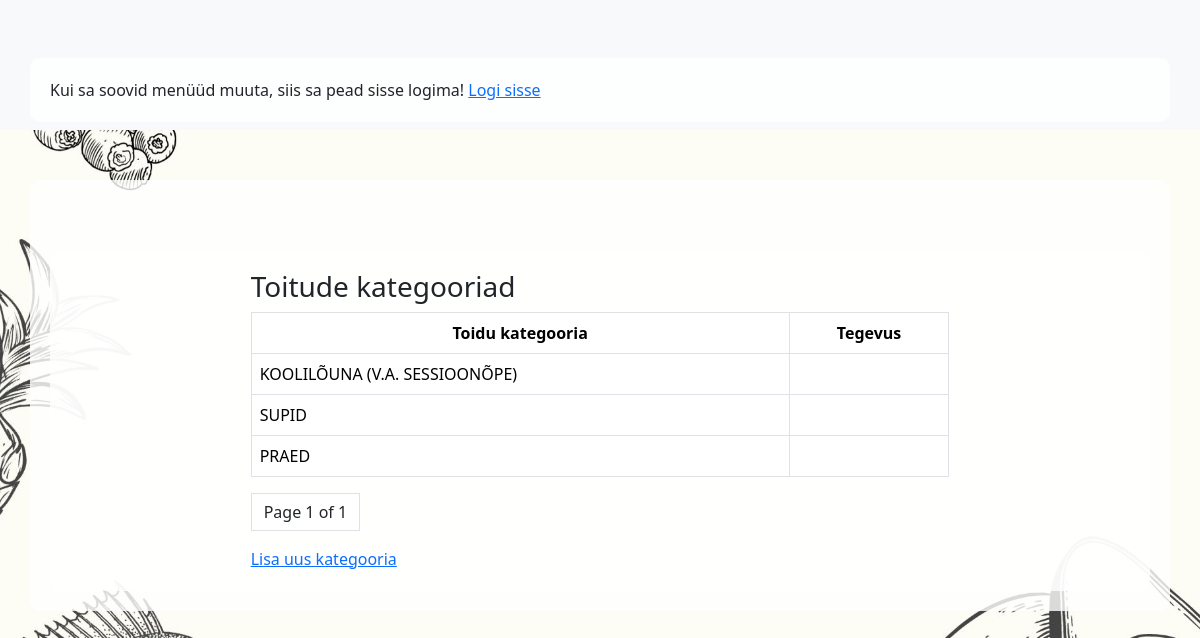
/app_admin/category_list/, run on an earlier commit of the app's database.
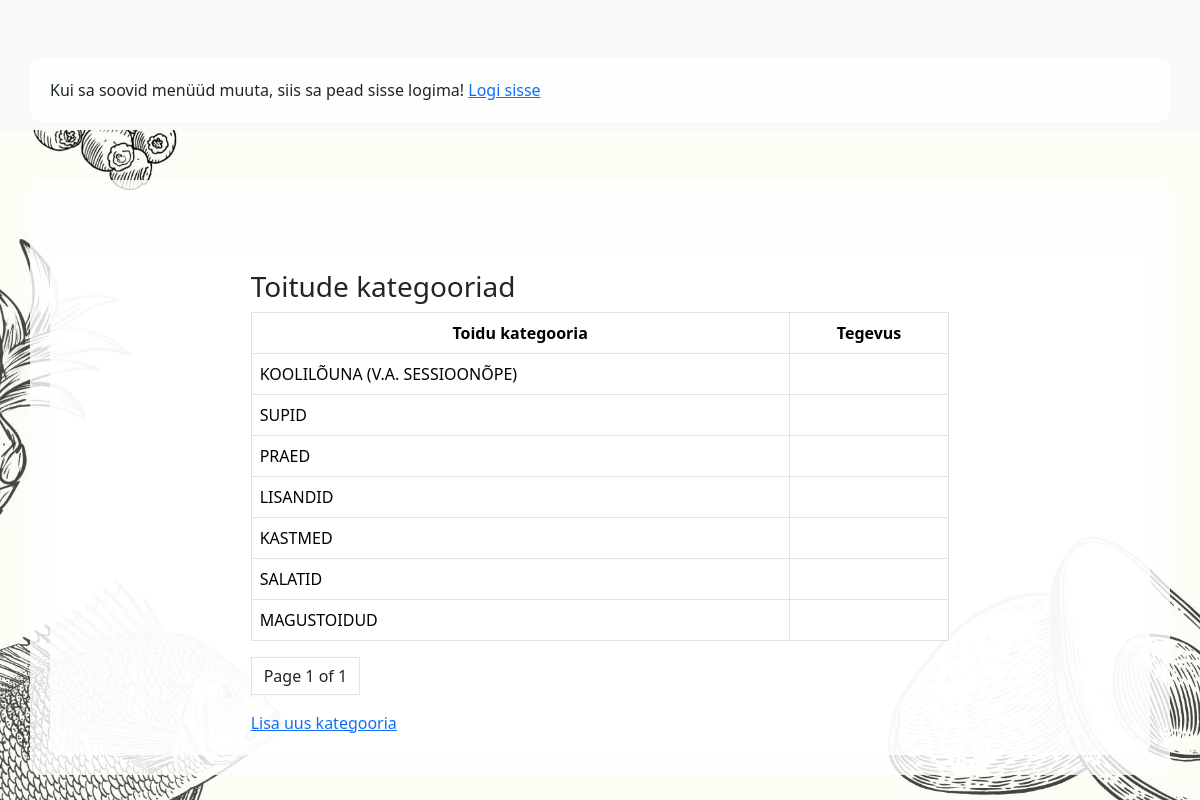
And on a later commit of the database.
### app_admin/models.py (models this page shows, shortened)
class Category(models.Model):
    number = models.PositiveIntegerField(verbose_name="Number")
    name = models.CharField(max_length=255, unique=True, verbose_name="Uue kategooria nimetus")

### app_admin/views.py (the view)
# urls.py: path('category_list/', views.CategoryListView.as_view(), name= 'category_list'),
class CategoryListView(ListView):
    template_name = 'app_admin/category_list.html'
    model = Category
    queryset = Category.objects.order_by('number')
    context_object_name = 'categories'
    paginate_by = 10

### app_admin/templates/app_admin/category_list.html (shortened to what this page needs)
{% extends 'base_admin.html' %}
{% block content %}
	<div class="container">
    <div class="row">
        <div class="col-8 mx-auto">
            <h3>Toitude kategooriad</h3>
            <table class="table table-bordered table-hover">
                <thead>
                <tr class="text-center">
                    <th>Toidu kategooria</th>
                    <th>Tegevus</th>
                </tr>
                </thead>
                <tbody>
                {% for category in categories %}
                	<tr>
                    <td>{{ category.name }}</td>
                    <td class="text/center">
                    </td>
                    </tr>
                {% endfor %}
                </tbody>
            </table>
        <ul class="pagination">
        <li class="page-link text-dark">
            Page {{ page_obj.number }} of {{ page_obj.paginator.num_pages }}
        </li>
  </ul>
            <a href="{% url 'app_admin:category_create' %}">Lisa uus kategooria</a>
        </div>
    </div>
    </div>
{% endblock %}

### templates/base_admin.html (shortened to what this page needs)
{% load static %}
<!DOCTYPE html>
<html lang="en">
<head>
    <link href="{% static 'css/bootstrap.css' %}" rel="stylesheet" />
</head>
<body>
    {% include 'menu_admin.html' %}
    <div class="container">
        {% block content %}
        {% endblock %}
    </div>
</body>
</html>

### templates/menu_admin.html (shortened to what this page needs)
<nav class="navbar navbar-expand-lg navbar-light bg-light">
  <div class="container">
    {% if user.is_authenticated %}
      <a class="navbar-brand" href="{% url 'app_admin:index' %}"> Admin vaade </a>
              <li class="nav-item dropdown">
          <a class="nav-link dropdown-toggle" href="#" role="button" data-bs-toggle="dropdown" aria-expanded="false">
               <i class="bi bi-utensils"></i> Toidukategooriad
          </a>
          <ul class="dropdown-menu">
            <li><a class="dropdown-item" href="{% url 'app_admin:category_list' %}">Toidukategooriate nimekiri</a></li>
            <li><a class="dropdown-item" href="{% url 'app_admin:category_create' %}">Lisa toitude kategooriate nimetusi</a></li>
          </ul>
        </li>
              <li class="nav-item dropdown">
          <a class="nav-link dropdown-toggle" href="#" role="button"  data-bs-toggle="dropdown" aria-expanded="false">
              <i class="bi bi-utensils"></i> Menüü pealkirjad
          </a>
          <ul class="dropdown-menu">
            <li><a class="dropdown-item" href="{% url 'app_admin:heading_list' %}">menuu pealkirjad</a></li>
            <li><a class="dropdown-item" href="{% url  'app_admin:heading_create' %}">Lisa uus menuu peakiri</a></li>
          </ul>
        </li>
        <li class="nav-item dropdown">
          <a class="nav-link dropdown-toggle" href="#" role="button"  data-bs-toggle="dropdown" aria-expanded="false">
              <i class="bi bi-utensils"></i> Menüüd
          </a>
          <ul class="dropdown-menu">
            <li><a class="dropdown-item" href="{% url 'app_admin:menu_add' %}">Menüü lisamine</a></li>
            <li><a class="dropdown-item" href="{% url  'app_admin:menu_list' %}">Valmis menüüde nimekirjad</a></li>
          </ul>
        </li>
    	<span class="nav-link">Tere tulemast {{ user.username }}! <a href="{% url 'logout' %}">Logi välja</a></span>
    {% else %}
        <span class="nav-link">Kui sa soovid menüüd muuta, siis sa pead sisse logima! <a href="{% url 'login' %}">Logi sisse</a></span>
    {% endif %}
    </div>
</nav>

What changed in the data, as far as the page shows it:
added Category: name "LISANDID"
added Category: name "KASTMED"
added Category: name "SALATID"
added Category: name "MAGUSTOIDUD"
